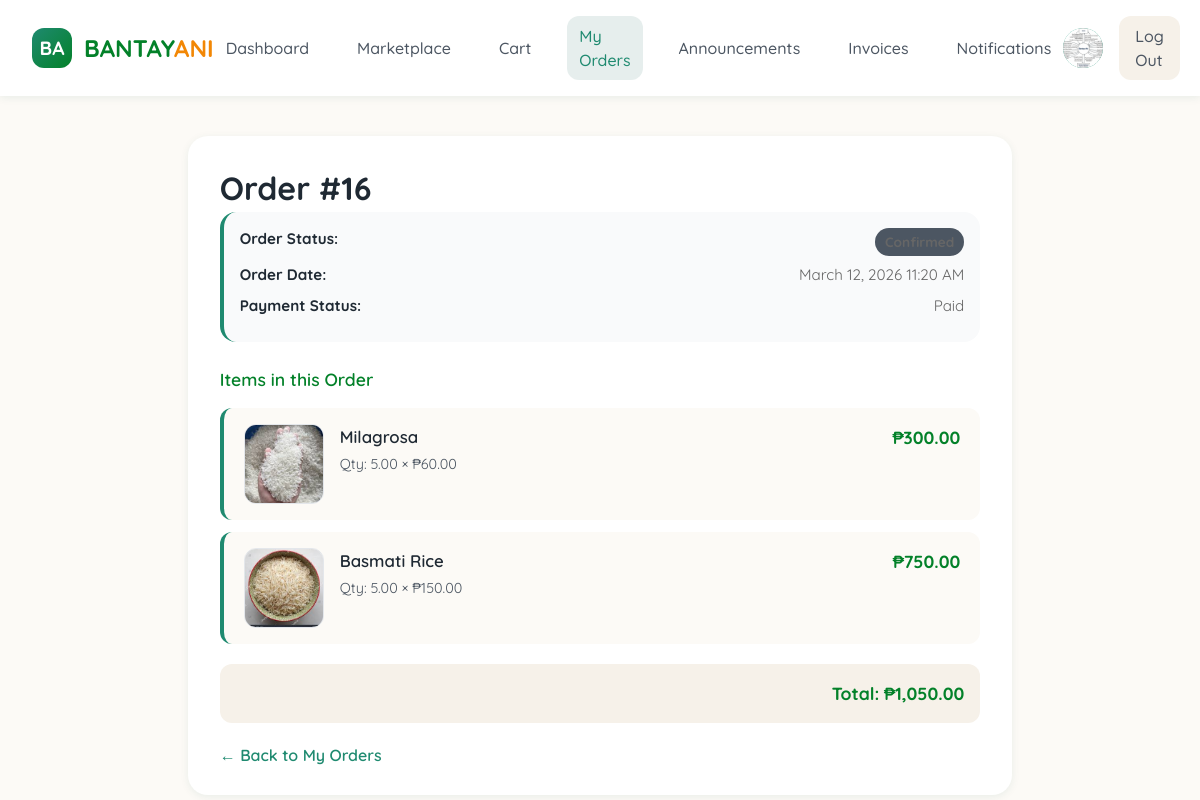
Screenshot of /buyer/orders_view.php?id=16 (signed in) with the database file from the repository.
### tables this page shows
CREATE TABLE `users` (
  `user_id` int(11) NOT NULL,
  `role` enum('Farmer','Buyer','Admin') NOT NULL,
  `first_name` varchar(45) NOT NULL,
  `middle_name` varchar(45) NOT NULL,
  `last_name` varchar(45) NOT NULL,
  `email` varchar(45) NOT NULL,
  `password` varchar(255) NOT NULL,
  `contact_number` varchar(45) DEFAULT NULL,
  `address` varchar(45) NOT NULL,
  `is_verified` tinyint(4) DEFAULT 0,
  `created_at` timestamp NULL DEFAULT current_timestamp(),
  `img_path` varchar(255) DEFAULT NULL
);

CREATE TABLE `payment` (
  `payment_id` int(11) NOT NULL,
  `order_id` int(11) NOT NULL,
  `payment_method` enum('Cash','Online') DEFAULT NULL,
  `payment_status` enum('Pending','Paid','Cancelled') DEFAULT 'Pending',
  `payment_date` timestamp NULL DEFAULT NULL
);

CREATE TABLE `orders` (
  `order_id` int(11) NOT NULL,
  `buyer_id` int(11) NOT NULL,
  `order_date` timestamp NULL DEFAULT current_timestamp(),
  `order_status` enum('Pending','Cancelled','Confirmed','Delivered','Shipped') DEFAULT 'Pending'
);

CREATE TABLE `order_items` (
  `order_item_id` int(11) NOT NULL,
  `order_id` int(11) NOT NULL,
  `inventory_id` int(11) DEFAULT NULL,
  `pool_id` int(11) DEFAULT NULL,
  `quantity` decimal(10,2) NOT NULL DEFAULT 1.00
);

CREATE TABLE `crop_images` (
  `image_id` int(11) NOT NULL,
  `inventory_id` int(11) NOT NULL,
  `image_path` varchar(255) NOT NULL,
  `is_primary` tinyint(1) NOT NULL DEFAULT 0,
  `uploaded_at` timestamp NOT NULL DEFAULT current_timestamp()
);

### buyer/orders_view.php (the view, shortened to what this page needs)
<?php
require_once __DIR__ . '/../includes/config.php';
$order_id = $_GET['id'] ?? 0;
$buyer_id = $_SESSION['user_id'];
$first_name = $_SESSION['first_name'];
$profile_img = null;
$stmt = $conn->prepare("SELECT img_path FROM users WHERE user_id = ?");
$stmt->bind_param("i", $buyer_id);
$stmt->execute();
$stmt->bind_result($profile_img);
$stmt = $conn->prepare("
    SELECT
        o.order_id,
        o.order_date,
        o.order_status,
        p.payment_status
    FROM orders o
    LEFT JOIN payment p ON o.order_id = p.order_id
    WHERE o.order_id = ? AND o.buyer_id = ?
");
$stmt->bind_param("ii", $order_id, $buyer_id);
$stmt->execute();
$order_info = $stmt->get_result()->fetch_assoc();
$has_oi_quantity = false;
$cols = $conn->query("SHOW COLUMNS FROM order_items LIKE 'quantity'");
if ($cols && $cols->num_rows > 0) $has_oi_quantity = true;
$sql = "
    SELECT
        oi.order_item_id,
        oi.inventory_id,
        oi.pool_id,
        COALESCE(c1.crop_id, c2.crop_id) AS crop_id,
        " . ($has_oi_quantity ? "COALESCE(oi.quantity, 1) AS qty" : "1 AS qty") . ",
        COALESCE(c1.crop_name, c2.crop_name) AS crop_name,
        COALESCE(ci.price, p.unit_price) AS unit_price,
        CASE WHEN oi.pool_id IS NOT NULL THEN 1 ELSE 0 END AS is_pool
    FROM order_items oi
    LEFT JOIN crops_inventory ci ON oi.inventory_id = ci.inventory_id
    LEFT JOIN crops c1 ON ci.crop_id = c1.crop_id
    LEFT JOIN cooperative_pools p ON oi.pool_id = p.pool_id
    LEFT JOIN crops c2 ON p.crop_id = c2.crop_id
    WHERE oi.order_id = ?
";
$stmt = $conn->prepare($sql);
$stmt->bind_param("i", $order_id);
$stmt->execute();
$items = $stmt->get_result();
?>
<!DOCTYPE html>
<html lang="en">
<head>
<link rel="stylesheet" href="assets/css/buyer.css">
</head>
<body>
<nav class="navbar">
    <div class="logo-container">
        <div class="logo">BA</div>
        <div class="logo-text">BANTAY<span>ANI</span></div>
    </div>
    <div class="nav-links">
          <a href="../index.php" class="nav-link">Dashboard</a>
            <a href="../marketplace.php" class="nav-link">Marketplace</a>
            <a href="cart.php" class="nav-link">Cart</a>
            <a href="orders.php" class="nav-link active">My Orders</a>
            <a href="../announcements.php" class="nav-link">Announcements</a>
            <a href="../invoices.php" class="nav-link">Invoices</a>
            <a href="notifications.php" class="nav-link">Notifications</a>
    </div>
    <div class="user-menu">
        <?php
            $profile_img = trim($profile_img ?? '');
            $absolute_path = $_SERVER['DOCUMENT_ROOT'] . '/bantayani/' . $profile_img;
            $public_path   = '/bantayani/' . $profile_img;
        ?>
        <a href="profile.php" title="View Profile">
            <div class="user-avatar">
                <?php if (!empty($profile_img) && file_exists($absolute_path)): ?>
                    <img src="<?= htmlspecialchars($public_path) ?>"
                         alt="Profile"
                         style="width:100%; height:100%; object-fit:cover; border-radius:50%;">
                <?php else: ?>
                    <?= strtoupper(substr($first_name, 0, 1)) ?>
                <?php endif; ?>
            </div>
        </a>
        <a href="/bantayani/user/logout.php" class="logout-btn" style="text-decoration:none; display:inline-block;">
            Log Out
        </a>
    </div>
</nav>
<div class="container" style="max-width: 900px; margin: 40px auto; padding: 0 16px;">
    <div class="cart-card">
        <h1>Order #<?= $order_id ?></h1>
        <?php if ($order_info): ?>
            <div class="order-summary" style="margin-bottom:16px;">
                <div class="summary-row" style="display:flex; justify-content:space-between; margin-bottom:8px;">
                    <strong>Order Status:</strong>
                    <span class="badge <?= $order_info['order_status'] === 'Pending' ? 'pending' : ''; ?>" style="padding:4px 10px; border-radius:999px;"><?= $order_info['order_status']; ?></span>
                </div>
                <div class="summary-row" style="display:flex; justify-content:space-between; margin-bottom:8px;">
                    <strong>Order Date:</strong>
                    <span><?= date('F d, Y g:i A', strtotime($order_info['order_date'])); ?></span>
                </div>
                <div class="summary-row" style="display:flex; justify-content:space-between;">
                    <strong>Payment Status:</strong>
                    <span><?= $order_info['payment_status'] ?? 'Pending'; ?></span>
                </div>
            </div>
            <div class="items-header">Items in this Order</div>
            <?php
            $total = 0;
            while ($row = $items->fetch_assoc()):
                $qty = (float)($row['qty'] ?? 1);
                $unit_price = (float)($row['unit_price'] ?? 0);
                $subtotal = $unit_price * $qty;
                $total += $subtotal;
                $itemImage = '';
                if (!empty($row['inventory_id'])) {
                    $item_stmt = $conn->prepare("SELECT image_path FROM crop_images WHERE inventory_id = ? ORDER BY is_primary DESC, image_id ASC LIMIT 1");
                    $item_stmt->bind_param("i", $row['inventory_id']);
                    $item_stmt->execute();
                    $item_stmt->bind_result($itemImage);
                }
            ?>
                <div class="cart-item-row" style="align-items:flex-start; margin-bottom:12px;">
                    <div class="cart-item-thumbnail">
                        <?php if (!empty($itemImage)): ?>
                            <img src="<?= htmlspecialchars('../' . $itemImage) ?>" alt="<?= htmlspecialchars($row['crop_name']) ?>">
                        <?php else: ?>
                            <div class="cart-item-placeholder">📦</div>
                        <?php endif; ?>
                    </div>
                    <div class="cart-item-content" style="flex:1;">
                        <div class="cart-item-name"><?= htmlspecialchars($row['crop_name']) ?> <?php if (!empty($row['is_pool'])): ?><span class="cart-item-label">(Cooperative)</span><?php endif; ?></div>
                        <div class="cart-item-meta">Qty: <?= number_format($qty, 2) ?> × ₱<?= number_format($unit_price, 2) ?></div>
                    </div>
                    <div class="cart-item-subtotal">₱<?= number_format($subtotal, 2) ?></div>
                </div>
            <?php endwhile; ?>
            <div style="background:var(--beige); padding:16px; border-radius:12px; margin-top:20px; text-align:right;">
                <strong style="font-size:1.1rem; color:var(--green-dark);">
                    Total: ₱<?= number_format($total, 2) ?>
                </strong>
            </div>
            <a href="orders.php" class="back-link">← Back to My Orders</a>
        <?php else: ?>
            <p style="color:#999; padding:20px 0;">Order not found or you do not have permission to view this order.</p>
            <a href="orders.php" class="back-link">← Back to My Orders</a>
        <?php endif; ?>
    </div>
</div>
</body>
</html>

### buyer/assets/css/buyer.css (style rules this page uses)
:root { --green-dark: #038129; --green: #1f8a70; --green-light: #4cb69f; --orange: #f28705; --beige: #f6f1e9; --beige-light: #fcfaf6; --text: #1f2933; --text-light: #4c5662; --border: #e4e7eb; --success: #0c5c4c; --warning: #f28705; --info: #1d4ed8; --error: #b91c1c; --shadow-sm: 0 2px 8px rgba(12, 92, 76, 0.08); --shadow-md: 0 8px 20px rgba(12, 92, 76, 0.12); --shadow-lg: 0 25px 60px rgba(12, 92, 76, 0.2); --radius-sm: 12px; --radius-md: 20px; --radius-lg: 28px; }
* { margin: 0; padding: 0; box-sizing: border-box; }
body { font-family: 'Quicksand', 'Segoe UI', Tahoma, Geneva, Verdana, sans-serif; background: var(--beige-light); color: var(--text); line-height: 1.5; min-height: 100vh; }
.navbar { background: white; padding: 16px 32px; box-shadow: var(--shadow-sm); display: flex; justify-content: space-between; align-items: center; position: sticky; top: 0; z-index: 1000; }
.logo-container { display: flex; align-items: center; gap: 12px; }
.logo { width: 40px; height: 40px; background: linear-gradient(135deg, var(--green), var(--green-dark)); border-radius: 12px; display: flex; align-items: center; justify-content: center; color: white; font-weight: 700; font-size: 1.2rem; }
.logo-text { font-size: 1.5rem; font-weight: 700; color: var(--green-dark); }
.logo-text span { color: var(--orange); }
.nav-links { display: flex; gap: 24px; align-items: center; }
.nav-link { text-decoration: none; color: var(--text-light); font-weight: 500; padding: 8px 12px; border-radius: var(--radius-sm); transition: all 0.2s; }
.nav-link.active { color: var(--green); background: rgba(12, 92, 76, 0.1); }
.user-menu { display: flex; align-items: center; gap: 16px; }
.user-avatar { width: 40px; height: 40px; background: linear-gradient(135deg, var(--green-light), var(--green)); border-radius: 50%; display: flex; align-items: center; justify-content: center; color: white; font-weight: 600; font-size: 1.1rem; cursor: pointer; transition: all 0.3s ease; }
.logout-btn { background: var(--beige); color: var(--text-light); border: none; padding: 8px 16px; border-radius: var(--radius-sm); font-family: inherit; font-weight: 500; cursor: pointer; transition: all 0.2s; }
.badge { padding: 4px 10px; border-radius: 999px; font-size: 0.8rem; font-weight: 600; background: var(--green); color: #fff; display: inline-block; }
.order-summary { background: #f9fafb; padding: 16px; border-radius: 16px; margin-bottom: 24px; border-left: 4px solid var(--green); }
.summary-row { display: flex; justify-content: space-between; margin-bottom: 8px; font-size: 0.95rem; }
.summary-row strong { color: var(--text); }
.summary-row span { color: #666; }
.items-header { font-weight: 600; color: var(--green-dark); margin-top: 24px; margin-bottom: 16px; font-size: 1.1rem; }
.cart-card { background: white; border-radius: var(--radius-md); padding: 28px 32px; box-shadow: var(--shadow-sm); max-width: 900px; width: min(95%, 900px); margin: 0 auto; animation: fadeInUp 0.5s ease-out; }
.cart-item-row { display: flex; justify-content: space-between; align-items: flex-start; padding: 16px 20px; background: var(--beige-light); border-radius: var(--radius-sm); margin-bottom: 12px; border-left: 4px solid var(--green); transition: background 0.2s; gap: 16px; }
.cart-item-thumbnail { width: 80px; height: 80px; flex-shrink: 0; border-radius: 12px; overflow: hidden; display: flex; align-items: center; justify-content: center; background: #f9fafb; border: 1px solid var(--border); }
.cart-item-thumbnail img { width: 100%; height: 100%; object-fit: cover; }
.cart-item-content { flex: 1; }
.cart-item-name { font-weight: 600; color: var(--text); font-size: 1.05rem; }
.cart-item-meta { font-size: 0.9rem; color: var(--text-light); margin-top: 4px; }
.cart-item-subtotal { font-weight: 700; color: var(--green-dark); font-size: 1.1rem; white-space: nowrap; }
.badge { display: inline-flex; align-items: center; justify-content: center; padding: 4px 10px; border-radius: 999px; font-size: 0.85rem; font-weight: 700; color: white; background: var(--text-light); }
.back-link { display: inline-block; margin-top: 20px; color: var(--green); text-decoration: none; font-weight: 600; transition: all 0.2s ease; }

### rows the page displays
users: img_path (picture)
payment: order.order_date "March 12, 2026 11:20 AM", payment_status "Paid"
order_items: crop_images.image_path (picture), crop_name "Milagrosa", qty "5.00", unit_price "60.00", subtotal "300.00"
order_items: crop_images.image_path (picture), crop_name "Basmati Rice", qty "5.00", unit_price "150.00", subtotal "750.00"

### other values shown
$order_id "16"
$total "1,050.00"
